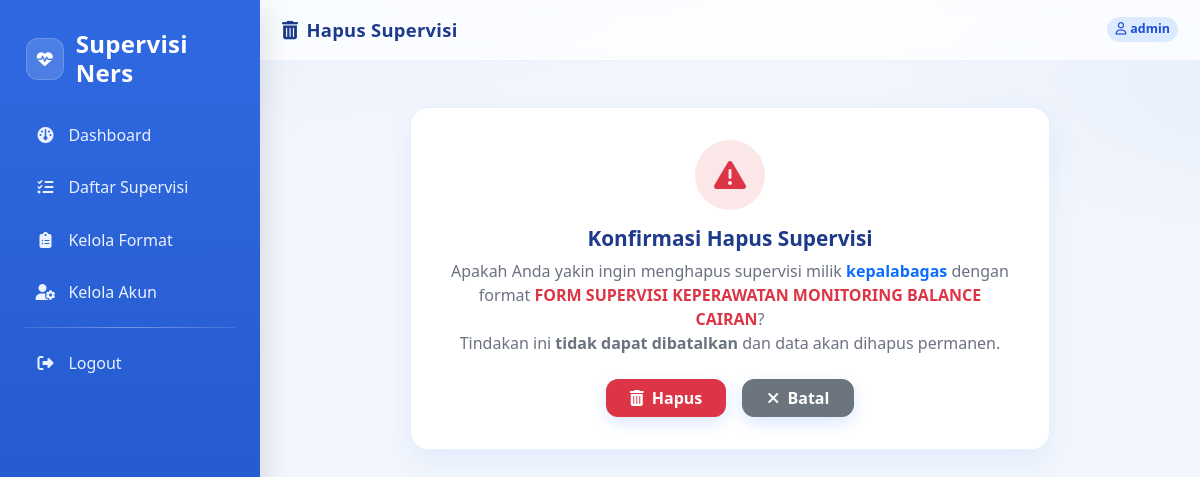
The page /supervisi/7/hapus/ (signed in) on the database its author committed.
### supervisi/models.py (models this page shows, shortened)
class Supervisi(models.Model):
    format_supervisi = models.ForeignKey(FormatSupervisi, on_delete=models.CASCADE)
    perawat = models.ForeignKey(User, on_delete=models.CASCADE, related_name='supervisi_perawat')
    kepala_ruangan = models.ForeignKey(User, on_delete=models.SET_NULL, null=True, blank=True, related_name='supervisi_kepala')
    kepala_nama = models.CharField("Nama Kepala Ruangan (custom)", max_length=255, blank=True, null=True)
    kepala_nip  = models.CharField("NIP Kepala Ruangan (custom)", max_length=100, blank=True, null=True)
    tanggal = models.DateField(auto_now_add=True)
    TIM_CHOICES = [(i, f"Tim {i}") for i in range(1, 5)]
    tim = models.IntegerField(choices=TIM_CHOICES, default=1)
    JENJANG_CHOICES = [
        ('PK I', 'PK I'),
        ('PK II', 'PK II'),
        ('PK III', 'PK III'),
        ('PK IV', 'PK IV'),
    ]
    jenjang_pk = models.CharField(max_length=20, choices=JENJANG_CHOICES, default='PK I')
    ruang = models.CharField(max_length=100, default='Imdad Hamid Lantai 2')
    skor_total = models.FloatField(default=0)
    ttd_perawat = models.ImageField(upload_to='ttd/', null=True, blank=True)
    ttd_kepala = models.ImageField(upload_to='ttd/', null=True, blank=True)
    ttd_file = models.ImageField(upload_to='ttd/', blank=True, null=True)

class FormatSupervisi(models.Model):
    nama = models.CharField(max_length=255)
    deskripsi = models.TextField(blank=True, null=True)

### supervisi/views.py (the view)
# urls.py: path('supervisi/<int:pk>/hapus/', views.hapus_supervisi, name='hapus_supervisi'),
@login_required
@user_passes_test(admin_required)
def hapus_supervisi(request, pk):
    supervisi_obj = get_object_or_404(Supervisi, pk=pk)
    if request.method == "POST":
        supervisi_obj.delete()
        messages.success(request, "Data supervisi berhasil dihapus.")
        return redirect('daftar_supervisi')
    return render(request, 'admin/hapus_supervisi.html', {'supervisi': supervisi_obj})

### supervisi/views.py (called while the page is built)
def admin_required(user):
    return user.is_staff

### templates/admin/hapus_supervisi.html (shortened to what this page needs)
{% extends 'base.html' %}
{% block pagetitle %}
  <i class="fa-solid fa-trash-can me-2"></i>Hapus Supervisi
{% endblock %}
{% block content %}
  <div class="confirm-card mt-4">
    <div class="confirm-icon">
      <i class="fa-solid fa-triangle-exclamation"></i>
    </div>
    <h5 class="confirm-title">Konfirmasi Hapus Supervisi</h5>
    <p class="confirm-text">
      Apakah Anda yakin ingin menghapus supervisi milik
      <strong class="text-primary">{{ supervisi.perawat.username }}</strong>
      dengan format
      <strong class="text-danger">{{ supervisi.format_supervisi.nama }}</strong>?
      <br />
      Tindakan ini <b>tidak dapat dibatalkan</b> dan data akan dihapus permanen.
    </p>
    <form method="post" class="d-flex flex-column flex-sm-row justify-content-center gap-3">
      <button type="submit" class="btn btn-danger-soft btn-soft px-4"><i class="fa-solid fa-trash-can me-1"></i> Hapus</button>
      <a href="{% url 'daftar_supervisi' %}" class="btn btn-secondary btn-soft px-4"><i class="fa-solid fa-xmark me-1"></i> Batal</a>
    </form>
  </div>
{% endblock %}

### templates/base.html (shortened to what this page needs)
{% load static %}
<!DOCTYPE html>
<html lang="id">
  <head>
    <link href="https://cdn.jsdelivr.net/npm/bootstrap@5.3.2/dist/css/bootstrap.min.css" rel="stylesheet" />
    <link href="https://cdnjs.cloudflare.com/ajax/libs/font-awesome/6.5.0/css/all.min.css" rel="stylesheet" />
  </head>
  <body>
    <aside class="sidebar">
      <div class="brand">
        <div class="brand-badge">
          <i class="fa-solid fa-heart-pulse"></i>
        </div>
        <h4>Supervisi Ners</h4>
      </div>
      {% with current=request.resolver_match.url_name %}
        <nav class="nav-section">
          {% if user.is_authenticated %}
            {% if user.is_staff %}
              <a class="side-link {% if current == 'admin_dashboard' %}active{% endif %}" href="{% url 'admin_dashboard' %}"><i class="fa-solid fa-gauge"></i> Dashboard</a>
              <a class="side-link {% if current == 'daftar_supervisi' %}active{% endif %}" href="{% url 'daftar_supervisi' %}"><i class="fa-solid fa-list-check"></i> Daftar Supervisi</a>
              <a class="side-link {% if current == 'kelola_format' %}active{% endif %}" href="{% url 'kelola_format' %}"><i class="fa-solid fa-clipboard-list"></i> Kelola Format</a>
              <a class="side-link {% if current == 'kelola_akun' %}active{% endif %}" href="{% url 'kelola_akun' %}"><i class="fa-solid fa-user-gear"></i> Kelola Akun</a>
            {% endif %}
            <div class="divider"></div>
            <a class="side-link" href="{% url 'logout' %}"><i class="fa-solid fa-right-from-bracket"></i> Logout</a>
          {% else %}
            <a class="side-link {% if current == 'login' %}active{% endif %}" href="{% url 'login' %}"><i class="fa-solid fa-right-to-bracket"></i> Login</a>
          {% endif %}
        </nav>
      {% endwith %}
    </aside>
    <section class="main">
      <div class="topbar">
        <div class="top-title">
          {% block pagetitle %}
          {% endblock %}
        </div>
        <div class="d-flex align-items-center gap-2">
          {% if user.is_authenticated %}
            <span class="tag"><i class="fa-regular fa-user me-1"></i>{{ user.username }}</span>
          {% endif %}
        </div>
      </div>
      <div class="page">
        {% block content %}
        {% endblock %}
      </div>
    </section>
  </body>
</html>

### templates/base.html (style rules this page uses)
:root { --blue-1: #1e5ad6; --blue-2: #0d6efd; --blue-3: #0b5ed7; --bg: #f3f6fc; --card: #ffffff; --text: #1f2937; --muted: #6b7280; --radius: 18px; }
html, body { height: 100%; }
body { min-height: 100vh; display: flex; margin: 0; background: var(--bg); font-family: system-ui, -apple-system, 'Segoe UI', Roboto, 'Helvetica Neue', Arial, sans-serif; color: var(--text); }
.sidebar { position: fixed; left: 0; top: 0; bottom: 0; width: 260px; min-width: 260px; height: 100vh; overflow-y: auto; background: linear-gradient(180deg, #2f69e1 0%, #2152c4 100%); color: #fff; padding: 20px 16px; box-shadow: 0 10px 30px rgba(0, 0, 0, 0.15); z-index: 1000; }
.brand { display: flex; align-items: center; gap: 0.75rem; padding: 10px 10px 16px; }
.brand-badge { width: 42px; height: 42px; border-radius: 12px; background: rgba(255, 255, 255, 0.15); display: flex; align-items: center; justify-content: center; box-shadow: inset 0 0 0 1px rgba(255, 255, 255, 0.18); }
.brand h4 { margin: 0; font-weight: 800; letter-spacing: 0.3px; }
.nav-section { margin-top: 0.5rem; }
.side-link { color: #eaf1ff; text-decoration: none; display: flex; align-items: center; gap: 0.75rem; padding: 0.7rem 0.9rem; margin: 6px 4px; border-radius: 12px; transition: all 0.18s ease; }
.side-link i { width: 22px; text-align: center; }
.sidebar .divider { height: 1px; background: linear-gradient(90deg, rgba(255, 255, 255, 0.1), rgba(255, 255, 255, 0.35), rgba(255, 255, 255, 0.1)); margin: 12px 8px; }
.main { margin-left: 260px; flex: 1; display: flex; flex-direction: column; min-width: 0; background: radial-gradient(1200px 400px at -20% -10%, rgba(13, 110, 253, 0.07), transparent 60%), radial-gradient(900px 300px at 120% 10%, rgba(13, 110, 253, 0.06), transparent 60%), var(--bg); }
.topbar { display: flex; align-items: center; justify-content: space-between; padding: 16px 22px; position: sticky; top: 0; z-index: 5; background: rgba(255, 255, 255, 0.75); backdrop-filter: saturate(180%) blur(10px); border-bottom: 1px solid rgba(13, 110, 253, 0.08); }
.top-title { font-size: 1.15rem; font-weight: 800; letter-spacing: 0.3px; color: #1e3a8a; }
.page { padding: 22px; width: 100%; }
.tag { font-size: 0.78rem; padding: 0.2rem 0.5rem; border-radius: 999px; background: rgba(13, 110, 253, 0.12); color: #1d4ed8; font-weight: 700; }

### templates/admin/hapus_supervisi.html (style rules this page uses)
.confirm-card { background: #fff; border: 1px solid rgba(13, 110, 253, 0.1); border-radius: var(--radius); box-shadow: 0 12px 30px rgba(13, 110, 253, 0.08); padding: 2rem; max-width: 640px; margin: 0 auto; text-align: center; }
.confirm-icon { width: 70px; height: 70px; border-radius: 50%; background: rgba(220, 53, 69, 0.12); color: #dc3545; display: flex; align-items: center; justify-content: center; font-size: 2rem; margin: 0 auto 1rem; }
.confirm-title { font-weight: 800; font-size: 1.3rem; color: #1e3a8a; }
.confirm-text { color: #6b7280; margin-bottom: 1.5rem; }
.btn-soft { border-radius: 12px; font-weight: 700; box-shadow: 0 6px 16px rgba(13, 110, 253, 0.15); transition: all 0.2s ease; }
.btn-danger-soft { background: #dc3545; color: #fff; border: none; }

### rows shown on the page
Supervisi: perawat.username "kepalabagas", format_supervisi.nama "FORM SUPERVISI KEPERAWATAN MONITORING BALANCE CAIRAN"

### other values the page prints
{{ user.username }} "admin"
